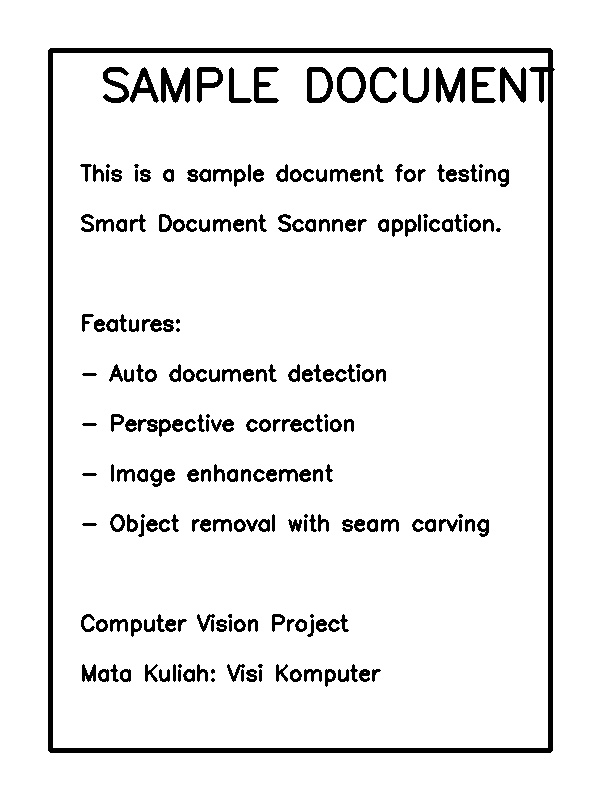
#> input picture sample_images/document1.jpg, 600 x 800 px
$ python -i boundary_detector.py   (imports and definitions only)
#> lines starting #> are read from the running program, lines starting #| are printed output that depends on the picture; after the words box and inside, x2 and y2 are one past the last pixel; in counts of white or black regions, pixels touching at a corner belong together
### modules/utils.py
"""
Utility functions untuk Smart Document Scanner
"""

import cv2
import numpy as np
from typing import Tuple, List, Optional
import matplotlib.pyplot as plt


# [28 lines left out: functions load_image, save_image, not called in this run]


def resize_image(image: np.ndarray, width: Optional[int] = None,
                 height: Optional[int] = None,
                 max_dimension: Optional[int] = None) -> np.ndarray:
    """
    Resize image dengan mempertahankan aspect ratio

    Args:
        image: Input image
        width: Target width (optional)
        height: Target height (optional)
        max_dimension: Maximum dimension untuk width/height (optional)

    Returns:
        numpy.ndarray: Resized image
    """
    h, w = image.shape[:2]

    if max_dimension:
        if max(h, w) > max_dimension:
            if w > h:
                width = max_dimension
            else:
                height = max_dimension

    if width and not height:
        ratio = width / w
        height = int(h * ratio)
    elif height and not width:
        ratio = height / h
        width = int(w * ratio)
    elif not width and not height:
        return image

    return cv2.resize(image, (width, height), interpolation=cv2.INTER_AREA)


def order_points(pts: np.ndarray) -> np.ndarray:
    """
    Order points dalam urutan: top-left, top-right, bottom-right, bottom-left

    Args:
        pts: Array of 4 points

    Returns:
        numpy.ndarray: Ordered points
    """
    rect = np.zeros((4, 2), dtype="float32")

    # Top-left point akan memiliki sum terkecil
    # Bottom-right point akan memiliki sum terbesar
    s = pts.sum(axis=1)
    rect[0] = pts[np.argmin(s)]
    rect[2] = pts[np.argmax(s)]

    # Top-right point akan memiliki diff terkecil
    # Bottom-left point akan memiliki diff terbesar
    diff = np.diff(pts, axis=1)
    rect[1] = pts[np.argmin(diff)]
    rect[3] = pts[np.argmax(diff)]

    return rect


# [78 lines left out: functions display_images, draw_contour, calculate_aspect_ratio, validate_image_format, not called in this run]


def convert_to_grayscale(image: np.ndarray) -> np.ndarray:
    """
    Convert image ke grayscale

    Args:
        image: Input image (BGR or already grayscale)

    Returns:
        numpy.ndarray: Grayscale image
    """
    if len(image.shape) == 2:
        return image
    return cv2.cvtColor(image, cv2.COLOR_BGR2GRAY)


# [33 lines left out: functions add_padding, calculate_distance, not called in this run]

### modules/boundary_detector.py
"""
Document Detector - Boundary Detection Module
Menggunakan Edge Detection dan Contour Detection untuk menemukan batas dokumen
"""

import cv2
import numpy as np
from typing import Optional, Tuple, List
from .utils import order_points, resize_image, convert_to_grayscale


class DocumentDetector:
    """
    Class untuk mendeteksi batas dokumen dalam gambar

    Menggunakan:
    - Canny Edge Detection
    - Contour Detection
    - Polygon Approximation
    """

    def __init__(self, canny_threshold1: int = 30, canny_threshold2: int = 100,
                 blur_kernel_size: int = 5):
        """
        Initialize DocumentDetector

        Args:
            canny_threshold1: Lower threshold untuk Canny (lowered for better detection)
            canny_threshold2: Upper threshold untuk Canny (lowered for better detection)
            blur_kernel_size: Kernel size untuk Gaussian blur
        """
        self.canny_threshold1 = canny_threshold1
        self.canny_threshold2 = canny_threshold2
        self.blur_kernel_size = blur_kernel_size

    def preprocess(self, image: np.ndarray, enhance: bool = True) -> np.ndarray:
        """
        Preprocessing image sebelum edge detection

        Args:
            image: Input image (BGR)
            enhance: Apply adaptive enhancement for low-contrast images

        Returns:
            numpy.ndarray: Preprocessed grayscale image
        """
        # Convert ke grayscale
        gray = convert_to_grayscale(image)

        if enhance:
            # Apply CLAHE untuk enhance contrast
            clahe = cv2.createCLAHE(clipLimit=3.0, tileGridSize=(8, 8))
            gray = clahe.apply(gray)

            # Adaptive threshold untuk highlight edges
            binary = cv2.adaptiveThreshold(gray, 255, cv2.ADAPTIVE_THRESH_GAUSSIAN_C,
                                          cv2.THRESH_BINARY, 11, 2)
            # Combine dengan original
            gray = cv2.addWeighted(gray, 0.7, binary, 0.3, 0)

        # Gaussian blur untuk noise reduction
        blurred = cv2.GaussianBlur(gray, (self.blur_kernel_size, self.blur_kernel_size), 0)

        return blurred

    def detect_edges(self, image: np.ndarray, auto_threshold: bool = True) -> np.ndarray:
        """
        Deteksi edges menggunakan Canny Edge Detection

        Canny Edge Detection steps:
        1. Noise reduction dengan Gaussian filter
        2. Gradient calculation
        3. Non-maximum suppression
        4. Double thresholding
        5. Edge tracking by hysteresis

        Args:
            image: Input grayscale image
            auto_threshold: Use automatic threshold calculation

        Returns:
            numpy.ndarray: Binary edge map
        """
        if auto_threshold:
            # Automatic threshold using median
            median = np.median(image)
            lower = int(max(0, 0.5 * median))
            upper = int(min(255, 1.5 * median))
            edges = cv2.Canny(image, lower, upper)
        else:
            edges = cv2.Canny(image, self.canny_threshold1, self.canny_threshold2)

        # Dilasi untuk menghubungkan edges yang terputus
        kernel = np.ones((3, 3), np.uint8)
        edges = cv2.dilate(edges, kernel, iterations=2)

        # Close small gaps
        edges = cv2.morphologyEx(edges, cv2.MORPH_CLOSE, kernel, iterations=1)

        return edges

    def find_document_contour(self, edges: np.ndarray,
                             original_shape: Tuple[int, int],
                             min_area_ratio: float = 0.1,
                             max_area_ratio: float = 0.95) -> Optional[np.ndarray]:
        """
        Temukan contour dokumen dari edge map

        Args:
            edges: Binary edge map
            original_shape: Shape dari original image
            min_area_ratio: Minimum area ratio (default 0.1 = 10%)
            max_area_ratio: Maximum area ratio (default 0.95 = 95% - skip frame)

        Returns:
            numpy.ndarray: Contour points (4 corners) atau None
        """
        # Find contours
        contours, _ = cv2.findContours(edges, cv2.RETR_EXTERNAL, cv2.CHAIN_APPROX_SIMPLE)

        if not contours:
            return None

        # Sort contours berdasarkan area (descending)
        contours = sorted(contours, key=cv2.contourArea, reverse=True)

        image_area = original_shape[0] * original_shape[1]
        height, width = original_shape

        # Cari contour dengan 4 corners
        for contour in contours[:10]:  # Check top 10 largest contours
            # Calculate perimeter
            peri = cv2.arcLength(contour, True)

            # Try multiple epsilon values untuk polygon approximation
            for epsilon_factor in [0.02, 0.03, 0.04, 0.05]:
                approx = cv2.approxPolyDP(contour, epsilon_factor * peri, True)

                # Jika contour memiliki 4 points, kemungkinan ini dokumen
                if len(approx) == 4:
                    # Validasi: area harus cukup besar tapi tidak terlalu besar
                    area = cv2.contourArea(approx)
                    area_ratio = area / image_area

                    # Skip jika terlalu kecil atau terlalu besar (kemungkinan outer frame)
                    if area_ratio < min_area_ratio or area_ratio > max_area_ratio:
                        continue

                    # Additional validation: check if it's roughly rectangular
                    corners = approx.reshape(4, 2)
                    if not self._is_valid_rectangle(corners):
                        continue

                    # CRITICAL: Skip jika terlalu dekat dengan image border
                    # (kemungkinan besar ini outer frame, bukan dokumen)
                    # Relax: hanya skip jika semua corners dekat border
                    if self._is_near_border(corners, width, height, margin_ratio=0.05):
                        continue

                    # Additional check: Pastikan bukan perfect rectangle di edge
                    # (outer frame biasanya sangat perfect align dengan image boundary)
                    if self._is_likely_outer_frame(corners, width, height):
                        continue

                    # Jika lolos semua validasi, ini kemungkinan dokumen yang benar
                    return corners

        return None

    def _is_near_border(self, corners: np.ndarray, width: int, height: int, margin_ratio: float = 0.05) -> bool:
        """
        Check jika corners terlalu dekat dengan border image

        Args:
            corners: 4 corner points
            width: Image width
            height: Image height
            margin_ratio: Minimum distance from border as ratio of dimension (default 0.05 = 5%)

        Returns:
            bool: True if any corner is too close to border
        """
        margin_x = int(width * margin_ratio)
        margin_y = int(height * margin_ratio)

        # Count berapa corners yang dekat border
        near_border_count = 0
        for corner in corners:
            x, y = corner
            # Check jika dekat dengan salah satu border
            if (x < margin_x or x > width - margin_x or
                y < margin_y or y > height - margin_y):
                near_border_count += 1

        # Hanya reject jika SEMUA 4 corners dekat border (outer frame)
        # Jika hanya 2-3 corners, masih mungkin dokumen valid yang miring
        return near_border_count == 4

    def _is_likely_outer_frame(self, corners: np.ndarray, width: int, height: int) -> bool:
        """
        Check jika contour kemungkinan adalah outer frame (bukan dokumen)

        Outer frame characteristics:
        - Corners sangat dekat dengan image edges (aligned)
        - Aspect ratio sangat mirip dengan image aspect ratio
        - Area ratio > 90%

        Args:
            corners: 4 corner points
            width: Image width
            height: Image height

        Returns:
            bool: True if likely an outer frame
        """
        ordered = order_points(corners)

        # Calculate bounding box
        min_x = np.min(ordered[:, 0])
        max_x = np.max(ordered[:, 0])
        min_y = np.min(ordered[:, 1])
        max_y = np.max(ordered[:, 1])

        doc_width = max_x - min_x
        doc_height = max_y - min_y

        # Check if aspect ratio sangat mirip dengan image
        image_aspect = width / height
        doc_aspect = doc_width / doc_height
        aspect_diff = abs(image_aspect - doc_aspect)

        # Jika aspect ratio hampir sama DAN area > 90%, kemungkinan outer frame
        area_ratio = cv2.contourArea(corners) / (width * height)

        if aspect_diff < 0.1 and area_ratio > 0.90:
            return True

        # Check jika corners aligned dengan image boundaries (within 3%)
        margin = 0.03
        aligned_count = 0

        for x, y in ordered:
            if (x < width * margin or x > width * (1 - margin) or
                y < height * margin or y > height * (1 - margin)):
                aligned_count += 1

        # Jika semua 4 corners aligned dengan boundary, ini outer frame
        return aligned_count >= 4

    # [46 lines left out: function _find_document_relaxed, not called in this run]

    def _is_valid_rectangle(self, corners: np.ndarray) -> bool:
        """
        Validate if 4 corners form a valid rectangle

        Args:
            corners: 4 corner points

        Returns:
            bool: True if valid rectangle
        """
        # Check if corners are roughly forming a rectangle
        # Calculate angles between edges
        ordered = order_points(corners)

        # Calculate edge vectors
        edges = []
        for i in range(4):
            next_i = (i + 1) % 4
            edge = ordered[next_i] - ordered[i]
            edges.append(edge)

        # Check if angles are roughly 90 degrees (±45 degrees tolerance)
        for i in range(4):
            next_i = (i + 1) % 4
            dot = np.dot(edges[i], edges[next_i])
            mag1 = np.linalg.norm(edges[i])
            mag2 = np.linalg.norm(edges[next_i])

            if mag1 == 0 or mag2 == 0:
                return False

            cos_angle = dot / (mag1 * mag2)
            # cos(90°) = 0, increase tolerance untuk dokumen yang agak miring
            # 0.85 ≈ cos(32°), jadi allow angle 58° - 122°
            if abs(cos_angle) > 0.85:  # Not roughly perpendicular
                return False

        return True

    def detect_document(self, image: np.ndarray,
                       resize_width: int = 800) -> Optional[np.ndarray]:
        """
        Main method untuk mendeteksi dokumen

        Args:
            image: Input image (BGR) atau path ke image
            resize_width: Width untuk resize (untuk processing lebih cepat)

        Returns:
            numpy.ndarray: 4 corner points dari dokumen atau None
        """
#> called with image = '../sample_images/document1.jpg', resize_width = 800
        # Jika input adalah string (path), load image
        if isinstance(image, str):
            image = cv2.imread(image)
#> image is the input picture: shape (800, 600, 3); min 0, max 255, mean 236.1

        # Simpan original size untuk scaling kembali
        original_height, original_width = image.shape[:2]

        # Resize untuk processing lebih cepat
        resized = resize_image(image, width=resize_width)
#> in resize_image, `return cv2.resize(image, (width, height), interpolation=cv2.INTER_AREA)`:
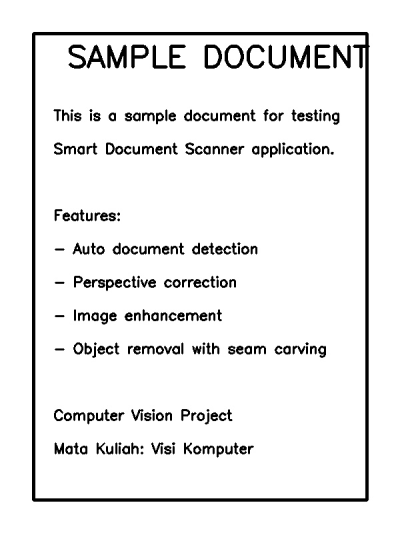
#> returned value: shape (1066, 800, 3) (shown at 1/2 size); min 0, max 255, mean 236.1
        resized_height, resized_width = resized.shape[:2]

        # Ratio untuk scaling kembali ke original size
        ratio_width = original_width / resized_width
        ratio_height = original_height / resized_height

        # Preprocessing dengan enhancement
        preprocessed = self.preprocess(resized, enhance=True)
#> in preprocess, `binary = cv2.adaptiveThreshold(gray, 255, cv2.ADAPTIVE_THRESH_GAUSSIAN..`:
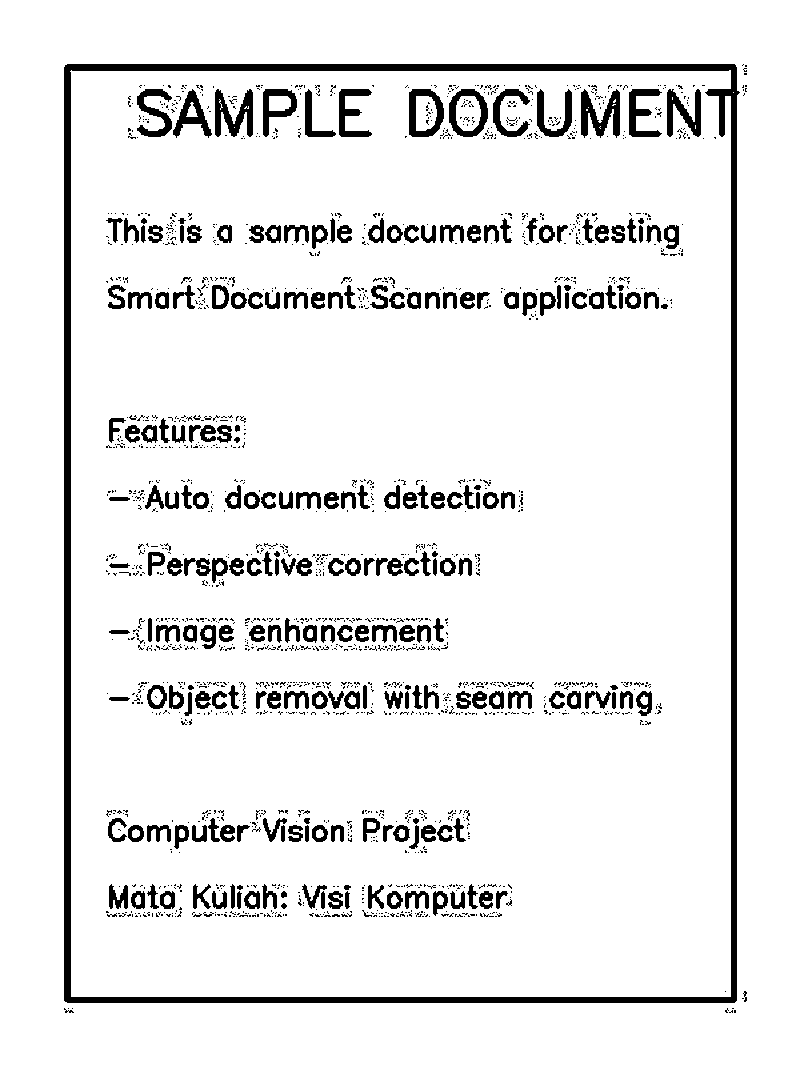
#> binary: shape (1066, 800); 91.9% white; 1823 black regions (1578 under 20 px), largest, box (x1, y1, x2, y2) and area: (64, 64, 740, 1003) 21182, (581, 89, 620, 138) 1040, (215, 89, 253, 137) 989
#> in preprocess, `blurred = cv2.GaussianBlur(gray, (self.blur_kernel_size, self.blur_ker..`:
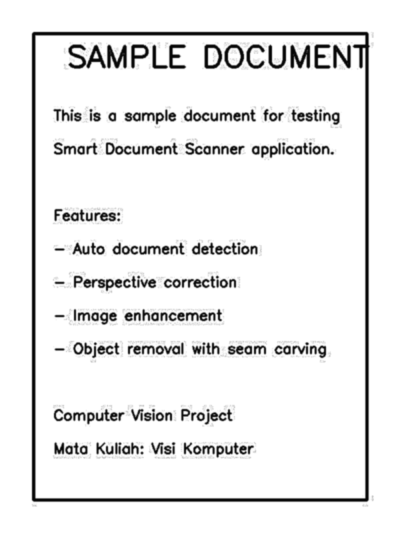
#> blurred: shape (1066, 800) (shown at 1/2 size); min 2, max 255, mean 235.7

        # Edge detection dengan auto threshold
        edges = self.detect_edges(preprocessed, auto_threshold=True)
#> in detect_edges, `median = np.median(image)`: median = 255
#> in detect_edges, `lower = int(max(0, 0.5 * median))`: lower = 127
#> in detect_edges, `upper = int(min(255, 1.5 * median))`: upper = 255
#> in detect_edges, `edges = cv2.Canny(image, lower, upper)`:
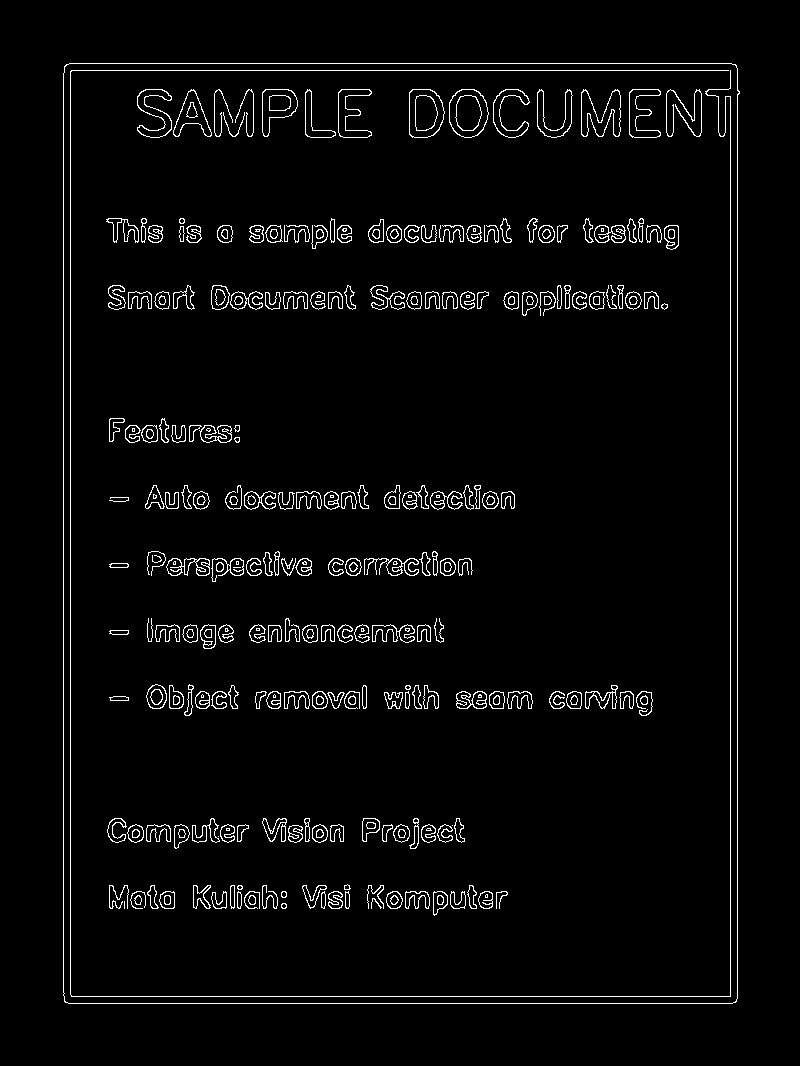
#> edges: shape (1066, 800); 3.2% white in thin lines or dots, all inside (x1, y1, x2, y2) = (63, 63, 740, 1004)
#> in detect_edges, `edges = cv2.morphologyEx(edges, cv2.MORPH_CLOSE, kernel, iterations=1)`:
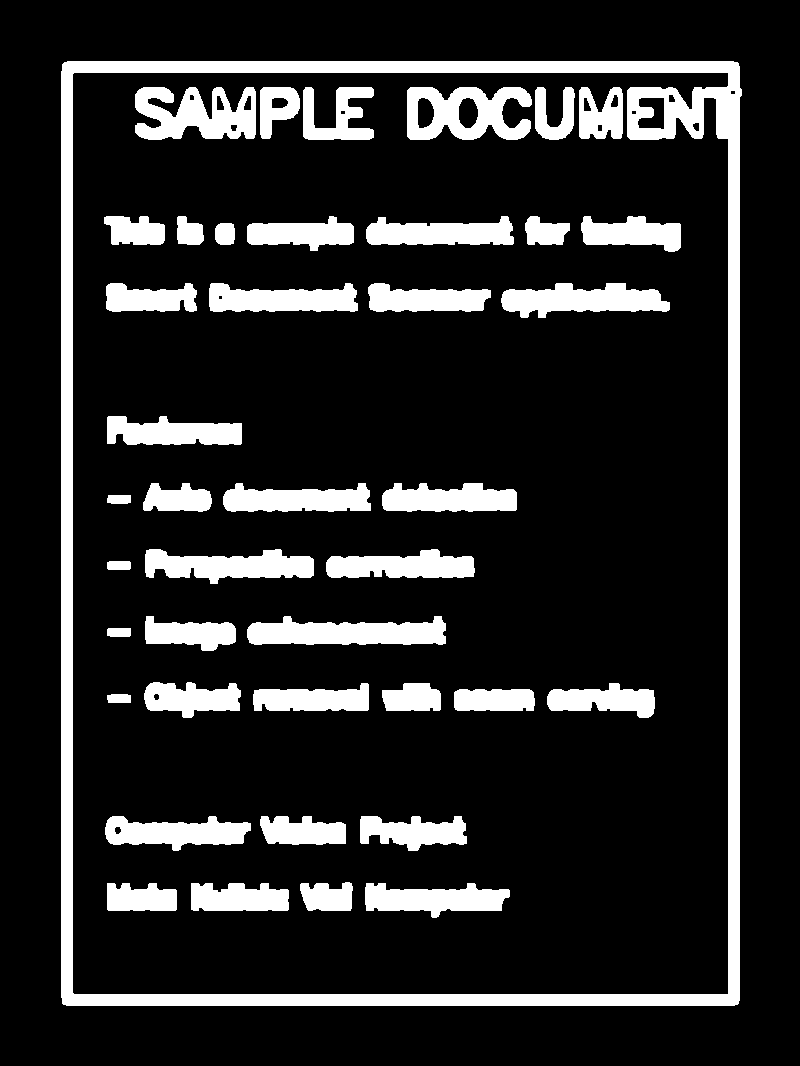
#> edges: shape (1066, 800); 15.5% white; 42 white regions

        # Find document contour dengan threshold rendah dan skip outer frame
        contour = self.find_document_contour(edges, resized.shape[:2],
                                             min_area_ratio=0.1, max_area_ratio=0.95)
#> in find_document_contour, `contours, _ = cv2.findContours(edges, cv2.RETR_EXTERNAL, cv2.CHAIN_APP..`: contours = 1 contour; box (x1, y1, x2, y2) and area: (61, 61, 742, 1006) 640002
#> the loop in find_document_contour, `for contour in contours[:10]:` made 1 pass
#> peri on pass 1: 3238
#> contour = [[64, 62], [62, 1003], [737, 1004], [738, 63]]

        # Fallback 1: try without enhancement jika gagal
        if contour is None:
            preprocessed = self.preprocess(resized, enhance=False)
            edges = self.detect_edges(preprocessed, auto_threshold=False)
            contour = self.find_document_contour(edges, resized.shape[:2],
                                                 min_area_ratio=0.05, max_area_ratio=0.95)

        # Fallback 2: try dengan validasi yang lebih relax
        if contour is None:
            # Cari contour tanpa strict validation
            contour = self._find_document_relaxed(edges, resized.shape[:2])

        if contour is None:
            return None

        # Scale kembali ke original size
        contour = contour.astype(np.float32)
        contour[:, 0] *= ratio_width
        contour[:, 1] *= ratio_height

        # Order points
        ordered = order_points(contour)
#> ordered = [[48, 46.53], [553.5, 47.28], [552.8, 753.5], [46.5, 752.7]]

        return ordered

    # [43 lines left out: functions visualize_detection, get_edge_map, not called in this run]

>>> result = DocumentDetector().detect_document('../sample_images/document1.jpg')
#> result has the same summary as ordered in detect_document
